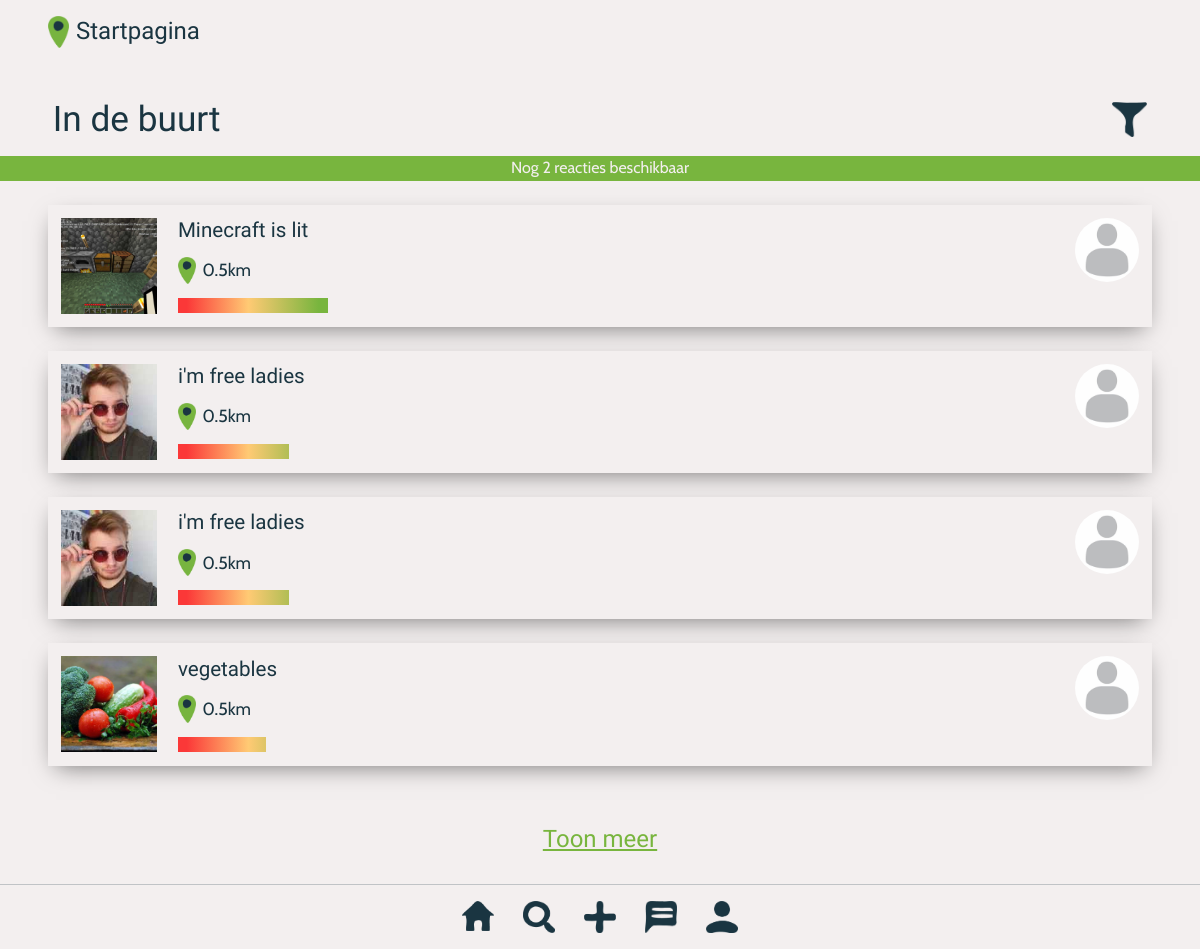
The page /home.php (signed in) on the database its author committed.
### tables this page shows
CREATE TABLE `users` (
  `id` int(255) NOT NULL,
  `username` varchar(255) NOT NULL,
  `password` varchar(255) NOT NULL,
  `email` varchar(255) NOT NULL,
  `profile_picture` varchar(255) NOT NULL DEFAULT 'profile_pictures/default.jpg',
  `premium` int(255) NOT NULL DEFAULT '0',
  `reactions` int(11) NOT NULL DEFAULT '2',
  `products_saved` int(255) NOT NULL DEFAULT '0'
);

CREATE TABLE `listings` (
  `id` int(255) NOT NULL,
  `user_id` int(255) NOT NULL,
  `title` varchar(255) NOT NULL,
  `listing_image` varchar(255) NOT NULL,
  `freshness` int(255) NOT NULL,
  `date` datetime NOT NULL
);

### classes/User.php (called while the page is built, shortened)
<?php
    class User {
        public static function getProfilePictureById($userId){
            $conn = Database::getConnection();
            $query = $conn->prepare("SELECT profile_picture FROM users WHERE id = :userId");
            $query->bindValue(":userId", $userId);
            $query->execute();
            $id = $query->fetch();
            return $id['profile_picture'];
        }
        public static function getAvailableReactions($userId) {
            $conn = Database::getConnection();
            $query = $conn->prepare("SELECT * FROM users WHERE id = :userId");
            $query->bindValue(":userId", $userId);
            $query->execute();
            $reactions = $query->fetch();
            return $reactions['reactions'];
        }
    }
?>

### classes/Listing.php (called while the page is built, shortened)
<?php
    class Listing {
        public static function getListings(){
            $conn = Database::getConnection();
            $query = $conn->prepare("SELECT * FROM listings");
            $query->execute();
            $listings = $query->fetchAll();
            return $listings;
        }
    }
?>

### home.php (the view, shortened to what this page needs)
<?php
    $listings = Listing::getListings();
?>
<!DOCTYPE html>
<html lang="en">
<head>
    <link rel="stylesheet" href="css/normalize.css">
    <link rel="stylesheet" href="css/general.css">
</head>
<body>
    <header>
        <img src="assets/location_dot.png">
        <h2>Startpagina</h2>
    </header>
    <section>
        <div class="section_header_wrapper">
            <h1>In de buurt</h1>
            <img src="assets/icons/filter_icon.png">
        </div>
        <div class="section_banner_wrapper">
            <p>Nog <?php echo htmlspecialchars(User::getAvailableReactions($_SESSION['userId']));?> reacties beschikbaar</p>
        </div>
        <section id="posts_section">
            <?php foreach($listings as $listing): ?>
            <div class="post_wrapper">
                <div class="image_wrapper">
                    <img src="post_uploads/<?php echo $listing['listing_image'] ?>">
                </div>
                <div class="info_wrapper">
                    <h3><?php echo $listing['title']; ?></h3>
                    <div class= "location_wrapper">
                        <img src="assets/location_dot.png">
                        <p>0.5km</p>
                    </div>
                    <span style="width:<?php echo 150/100* $listing['freshness'];?>px;></span>
                    <img src="assets/PNG/progressBar.png">
                </div>
                <div class="user_wrapper">
                    <img src="<?php echo User::getProfilePictureById($_SESSION['userId']); ?>">
                </div>
            </div>
            <?php endforeach; ?>
        </section>
        <a href="#" id="show_more_btn">Toon meer</a>
    </section>
    <nav>
        <a href="home.php"><img src="assets/icons/home_icon.png"></a>
        <a href="search.html"><img src="assets/icons/search_icon.png"></a>
        <a href="upload.php"><img src="assets/icons/plus_icon.png"></a>
        <a href="chats.php"><img src="assets/icons/message_icon.png"></a>
        <a href="profile.php"><img src="assets/icons/profile_icon.png"></a>
    </nav>
</body>
</html>

### css/general.css (style rules this page uses)
:root { --offWhite: #F3EFEF; --offBlack: #1A3541; --accentGreen: #78B53E; --placeholderGrey: #C6C9CB; --warningRed: #F66565; --textFont: 'Cabin', sans-serif; --titleFont: 'RocknRoll One', sans-serif; --textFontSize: ; --titleFontSize: 1.4em; --pageTitleFontSize: 1.1em; --actionBarFontSize: 1.5em; --whiteSpaceOffset: 3em; }
* { font-family: var(--textFont); color: var(--offBlack); }
body { height: 100vh; background-color: var(--offWhite); }
a { color: var(--offBlack); text-decoration: none; }
h1, h2, h3 { font-family: var(--titleFont); font-weight: 300; margin: 0; }
header { background-color: var(--offWhite); position: sticky; top: 0; z-index: 999; display: flex; align-items: center; padding-left: var(--whiteSpaceOffset); padding-top: 1em; padding-bottom: 1em; }
header img { width: 1.3em; }
header h2 { margin-left: 0.3em; font-size: var(--actionBarFontSize); flex-grow: 1; }
nav { display: flex; justify-content: center; background-color: var(--offWhite); position:fixed; width:100%; bottom: 0; right: 0; border-top: solid 1px #C0C3C6; }
nav img { width: 2em; padding-top: 1em; padding-bottom: 0.7em; padding-left: 0.9em; padding-right: 0.9em; }
section { display: flex; flex-direction: column; }
.section_header_wrapper { display: flex; flex-direction: row; align-items: center; justify-content: space-between; margin-left: var(--whiteSpaceOffset); margin-right: var(--whiteSpaceOffset); margin-top: 2em; font-size: var(--pageTitleFontSize); }
.section_header_wrapper img { width: 2em; }
.section_banner_wrapper { background-color: var(--accentGreen); padding-top: 0.2em; padding-bottom: 0.2em; margin-top: 1em; }
.section_banner_wrapper p { color: var(--offWhite); padding: 0; margin: 0; text-align: center; }
#show_more_btn { color: var(--accentGreen); font-family: var(--titleFont); text-decoration: underline; text-align: center; font-size: var(--actionBarFontSize); margin-top: 2.5em; margin-bottom: 4em; }
#posts_section { margin-left: var(--whiteSpaceOffset); margin-right: var(--whiteSpaceOffset); }
.post_wrapper { display: flex; flex-direction: row; justify-content: space-between; background-color: var(--offWhite); box-shadow: 0px 8px 23px -8px #00000088; margin-top: 1.5em; }
.image_wrapper img { width: 6em; height: 6em; display: block; object-fit: cover; margin: 0.8em; margin-right: 0; }
.info_wrapper { display: flex; flex-direction: column; flex-grow: 1; justify-content: space-between; margin-left: 1.2em; margin-top: 0.8em; margin-bottom: 0.8em; font-size: var(--pageTitleFontSize); }
.info_wrapper img { width: calc(100% - 2em); }
.info_wrapper span { background-image: linear-gradient(90deg, rgba(251,56,56,1) 0.5em, rgba(255,202,116,1) 4em, var(--accentGreen) 8em);; width: calc(100% - 2em); height: 15px; }
.location_wrapper { display: flex; flex-direction: row; align-items: center; }
.location_wrapper img { width: 1em; margin-right: 0.4em; }
.location_wrapper p { font-size: var(); }
.user_wrapper { margin-right: 0.8em; margin-top: 0.8em; }
.user_wrapper img { width: 4em; height: 4em; object-fit: cover; border-radius: 50%; }

### rows shown on the page
users: reactions "2"
listings: listing_image (picture), title "Minecraft is lit", freshness 100 (drawn), users.profile_picture (placeholder picture)
listings: listing_image (picture), title "i'm free ladies", freshness 74 (drawn), users.profile_picture (placeholder picture)
listings: listing_image (picture), title "i'm free ladies", freshness 74 (drawn), users.profile_picture (placeholder picture)
listings: listing_image (picture), title "vegetables", freshness 59 (drawn), users.profile_picture (placeholder picture)
